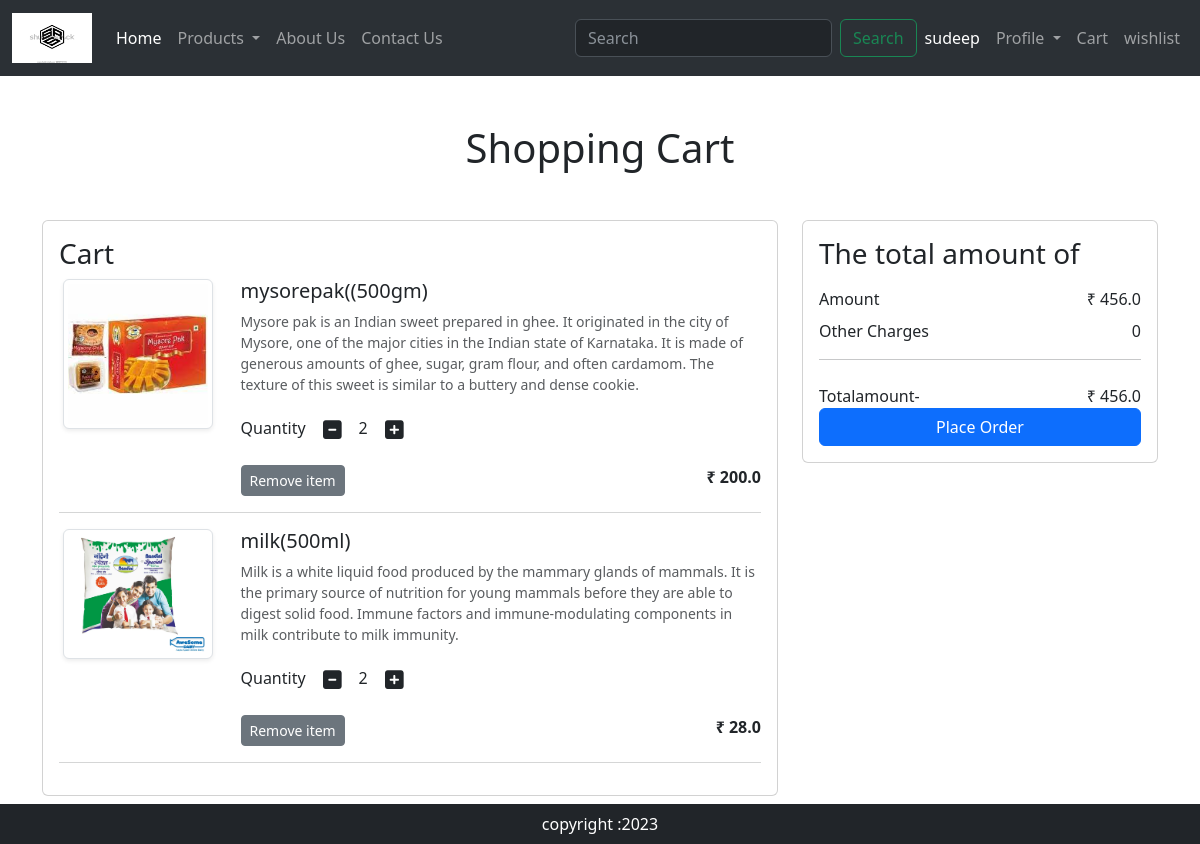
The page /cart/ (signed in) on the database as committed earlier.
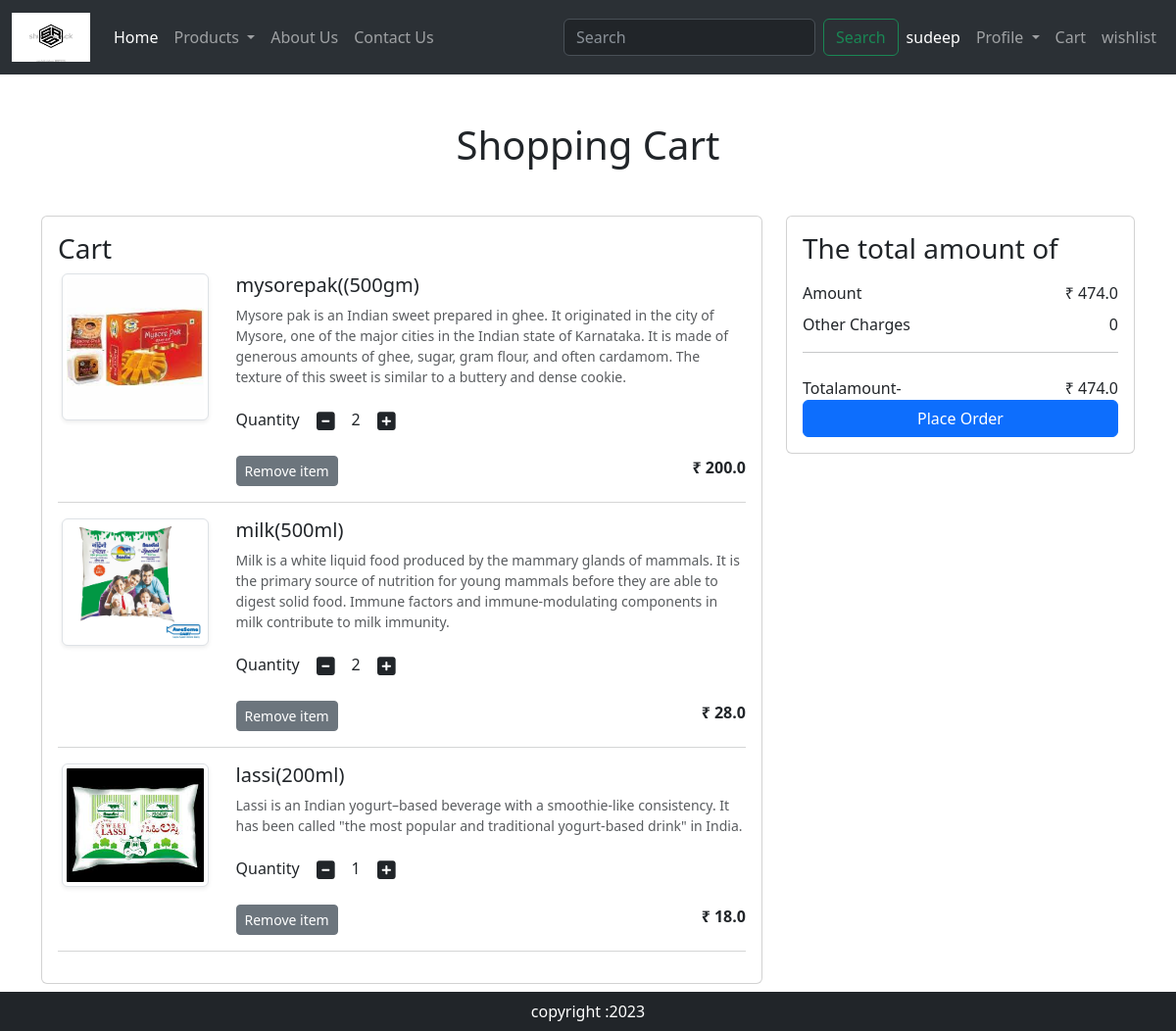
The same page on the database as committed later.
### ecommapp/models.py (models this page shows, shortened)
class Cart(models.Model):
    user=models.ForeignKey(User,on_delete=models.CASCADE)
    product=models.ForeignKey(Product,on_delete=models.CASCADE)
    quantity=models.PositiveIntegerField(default=1)

class Product(models.Model):
    title=models.CharField(max_length=100)
    price=models.FloatField()
    description=models.TextField()
    category=models.CharField(choices=CATEGORY_CHOICES,max_length=15)
    image=models.ImageField(upload_to='product')

### ecommapp/views.py (the view)
# urls.py: path('cart/',views.show_cart,name='cart'),
def show_cart(request):
    user=request.user
    cart=Cart.objects.filter(user=user)
    amount=0
    for pr in cart:
        val=pr.quantity * pr.product.price
        amount+=val
    totalamount=amount
    return render(request,'ecommapp/addtocart.html',locals())

### ecommapp/templates/ecommapp/addtocart.html
{% extends 'main.html' %}
{% load static %}
{% block main%}
<div class="container my-5">
    <div class="row">
        {% if cart %}
        <h1 class="text-center mb-5">Shopping Cart</h1>
        <div class="col-sm-8">
            <div class="card">
                <div class="card-body">
                    <h3>Cart</h3>
                    {% for item in cart %}
                    <div class="row">
                        <div class="col-sm-3 text-center align self-center"><img src="{{item.product.image.url}}" alt="" class="img-fluid img-thumbnail shadow-sm" height="150" width="150"></div>
                        <div class="col-sm-9">
                            <div>
                                <h5> {{item.product.title}} </h5>
                                <p class="mb-2 text-muted small"> {{item.product.description}} </p>
                                <div class="my-3">
                                    <label for="quantity"> Quantity </label>
                                    <a class="minus-cart btn" pid= {{item.product.id}}> <i class="fas fa-minus-square fa-lg"></i></a>
                                    <span id="quantity"> {{item.quantity}} </span>
                                    <a class="plus-cart btn" pid= {{item.product.id}}> <i class="fas fa-plus-square fa-lg"></i></a>
                                </div>
                                <div class="d-flex justify-content-between">
                                    <a href="#" class="remove-cart btn btn-sm btn-secondary mr-3" pid= {{item.product.id}} >Remove item</a>
                                    <p class="mb-0"><span><strong> ₹ {{item.product.price}} </strong></span></p>
                                </div>
                            </div>
                        </div>
                    </div>
                    <hr class="text-muted">
                    {% endfor %}
                </div>
            </div>
        </div>
        <div class="col-sm-4">
            <div class="card">
                <div class="card-body">
                    <h3>The total amount of</h3>
                    <ul class="list-group">
                        <li class="list-group-item d-flex justify-content-between align-items-center border-0 px-0 pb-0">Amount <span id="amount">₹ {{amount}} </span></li>
                        <li class="list-group-item d-flex justify-content-between align-items-center border-0 px-0 pb-0">Other Charges <span>0</span></li>
                        <hr>
                        <li class="list-group-item d-flex justify-content-between align-items-center border-0 px-0 pb-0 ">
                            Totalamount-<span id="totalamount" class="float: right;"> ₹ {{totalamount}} </span>
                        </li>
                    </ul>
                    <div class="d-grid"> <a href="{% url 'checkout' %}" class="btn btn-primary">Place Order</a>
                    </div>
                </div>
            </div>
        </div>
    </div>
    {% else %}
            <h1>Cart is empty</h1>
    {% endif %}
</div>
{% endblock %}

Rows that differ between the two databases and show on the page:
added Cart: product.image (picture), product "lassi(200ml)", product.description "Lassi is an Indian yogurt–based beverage with a smoothie-like consistency. It has been called \"the most popular and traditional yogurt-based drink\" in India.", quantity "1", product.price "18.0"
Other text that changed with them:
{{ amount }}: "456.0" → "474.0"
{{ totalamount }}: "456.0" → "474.0"
